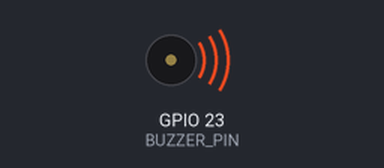
Recording of a sketch running on a simulated ESP32. Parts: buzzer (waves = sounding).

Above: at 0.2 s.
Timing chart, 0 to 3.0 s (numbered marks = the images above):
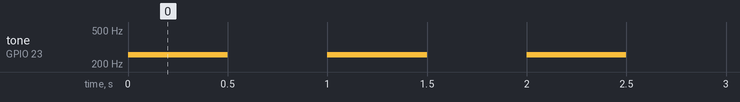

The sketch:

ESPIOX32_Buzzer.ino
```cpp
#define BUZZER_PIN 23

void setup() {
  ledcSetup(0, 5000, 8); // CH0 2kHz 8bit
  ledcAttachPin(BUZZER_PIN, 0);
}

void loop() {
  ledcWriteTone(0, 255);
  delay(500);
  ledcWriteTone(0, 0);
  delay(500);
}
```

Measured:
- by itself, tone on GPIO 23 (BUZZER_PIN): alternates 255 Hz for 0.50 s and silent for 0.50 s
